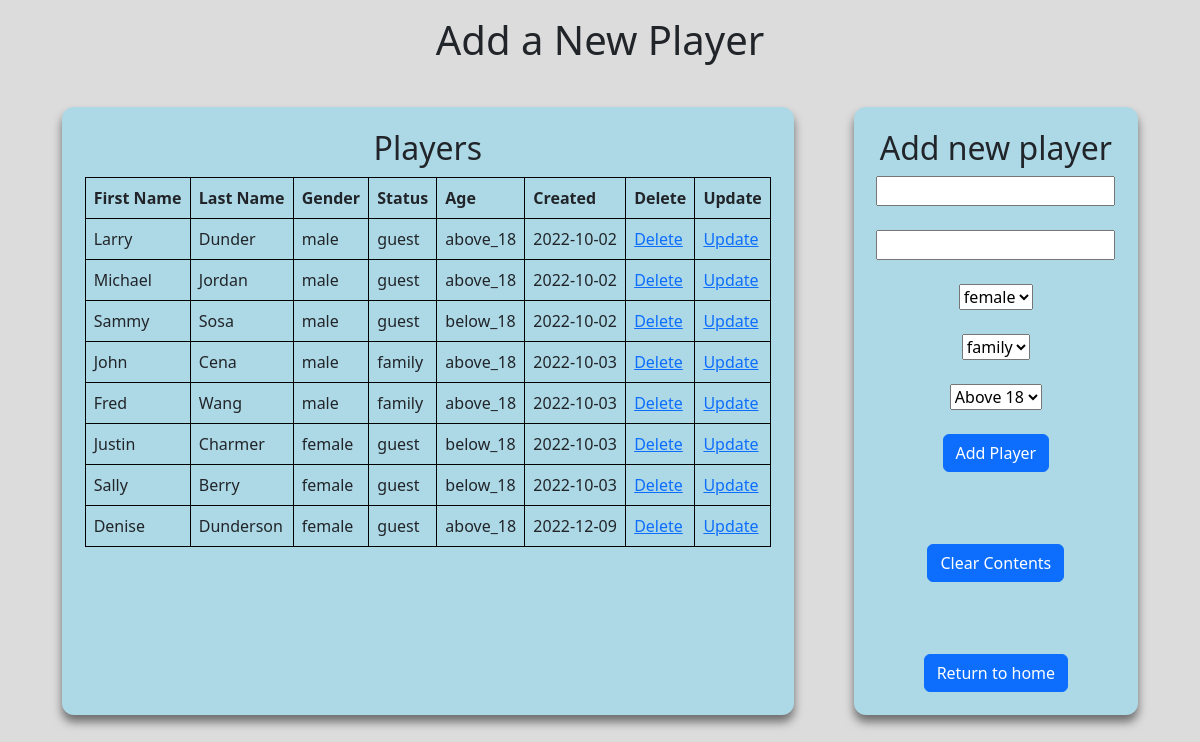
The page /player on the database its author committed.
### models.py (models this page shows, shortened)
class Player(db.Model):
    __tablename__ = 'players'
    id = db.Column(db.Integer,nullable = False, primary_key=True)
    fname = db.Column(db.String(80),nullable=False)
    lname = db.Column(db.String(80),nullable=False)
    gender = db.Column(db.String(10),nullable=False)
    status = db.Column(db.String(10),nullable=False)
    age = db.Column(db.String(10),nullable=False)
    created = db.Column(db.DateTime, default=datetime.utcnow)

### views.py (the view)
@views.route('/player',methods=['POST','GET'])
def player():
    if request.method == 'POST':
        fname = request.form.get('fname')
        lname = request.form.get('lname')
        gender = request.form.get('gender')
        status = request.form.get('status')
        age = request.form.get('age')
        new_player = Player(fname = fname,lname=lname,gender=gender,status=status,age=age)
        try:
            db.session.add(new_player)
            db.session.commit()
            flash(f"Player {fname+' '+lname} has been created",category = 'player')
            return redirect('/player')
        except:
            abort(404,message="There was an issue adding the player")
    else:
        players = Player.query.order_by(Player.created).all()
        return render_template('player.html',players=players)

### templates/player.html (shortened to what this page needs)
{% extends 'base.html' %}
{% block head %}
<link rel="stylesheet" href="{{ url_for('static', filename='player.css') }}">
{% endblock %}
{% block content %}
<h1> Add a New Player</h1>
<div class="container">
    <div class="chart">
        <h2>Players</h2>
        <table class="table">
            <tr>
                <th>First Name</th>
                <th>Last Name</th>
                <th>Gender</th>
                <th>Status</th>
                <th>Age</th>
                <th>Created</th>
                <th>Delete</th>
                <th>Update</th>
            </tr>
            {% for player in players %}
            <tr>
                <td>{{ player.fname }}</td>
                <td>{{ player.lname }}</td>
                <td>{{ player.gender }}</td>
                <td>{{ player.status }}</td>
                <td>{{ player.age }}</td>
                <td>{{ player.created.date() }}</td>
                <td><a href="/delete/{{player.id}}"> Delete</a></td>
                <td><a href="/update/{{player.id}}"> Update</a></td>
            </tr>
            {% endfor %}
        </table>
    </div>
    <div class="add">
        <h2>Add new player</h2>
        <form class='form' action="/player" method="POST">
            <input type="text" name="fname" id="fname" class="form">
            <br>
            <br>
            <input type="text" name="lname" id="lname" class="form">
            <br>
            <br>
            <select name="gender" id="gender">
                <option value="female">female</option>
            </select>
            <br>
            <br>
            <select name="status" id="status">
                <option value="family">family</option>
            </select>
            <br>
            <br>
            <select name="age" id="age">
                <option value="above_18">Above 18</option>
            </select>
            <br>
            <br>
            <input type="submit" value="Add Player" class="btn btn-primary">
        </form>
        <br>
        <br>
        <br>
        <form class="form" action="/player" method="GET">
            <button class="btn btn-primary"> <a href="/delete_all" style="color: white; text-decoration: none;">
                    Clear Contents</a></button>
        </form>
        <br>
        <br>
        <br>
        <div class="home">
            <form class="form" action="/" method="GET">
                <button class="btn btn-primary"> Return to home</button>
            </form>
        </div>
    </div>
</div>
{% endblock %}

### templates/base.html (shortened to what this page needs)
<!DOCTYPE html>
<html lang="en">
<head>
    <link href="https://cdn.jsdelivr.net/npm/bootstrap@5.2.1/dist/css/bootstrap.min.css" rel="stylesheet"
>
    {% block head %}{% endblock %}
</head>
<body>
    {% block content %}
    {% endblock %}
</body>
</html>

### static/player.css (style rules this page uses)
body { background-color: gainsboro; display: flex; flex-direction: column; align-items: center; }
h1 { position: relative; margin: 8px; padding: 8px; }
h2 { text-align: center; }
.container { display: flex; flex-direction: row; justify-content: space-around; margin: 2px; padding: 2px; }
.add { text-align: center; position: relative; background-color: lightblue; border-radius: .75rem; border: none; box-shadow: 0 7px 10px 0 rgba(0, 0, 0, .5); margin: 2%; padding: 2%; }
.chart { display: flex; flex-direction: column; align-items: center; position: relative; background-color: lightblue; border-radius: .75rem; border: none; box-shadow: 0 7px 10px 0 rgba(0, 0, 0, .5); margin: 2%; padding: 2%; }
table, th, td { border: 1px solid black; margin: 1px; padding: 2px; }
td { padding: 2px; }

### rows shown on the page
Player: fname "Larry", lname "Dunder", gender "male", status "guest", age "above_18", created "2022-10-02"
Player: fname "Michael", lname "Jordan", gender "male", status "guest", age "above_18", created "2022-10-02"
Player: fname "Sammy", lname "Sosa", gender "male", status "guest", age "below_18", created "2022-10-02"
Player: fname "John", lname "Cena", gender "male", status "family", age "above_18", created "2022-10-03"
Player: fname "Fred", lname "Wang", gender "male", status "family", age "above_18", created "2022-10-03"
Player: fname "Justin", lname "Charmer", gender "female", status "guest", age "below_18", created "2022-10-03"
Player: fname "Sally", lname "Berry", gender "female", status "guest", age "below_18", created "2022-10-03"
Player: fname "Denise", lname "Dunderson", gender "female", status "guest", age "above_18", created "2022-12-09"
